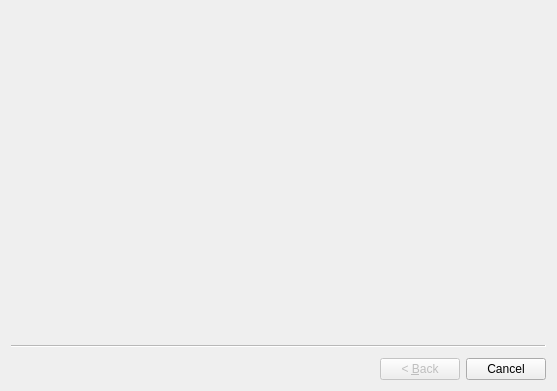
<?xml version="1.0" encoding="UTF-8"?>
<ui version="4.0">
 <class>NewFileWizard</class>
 <widget class="QWizard" name="NewFileWizard">
  <property name="geometry">
   <rect>
    <x>0</x>
    <y>0</y>
    <width>557</width>
    <height>391</height>
   </rect>
  </property>
  <property name="windowTitle">
   <string>新建工程或对象</string>
  </property>
 </widget>
 <resources/>
 <connections/>
</ui>
